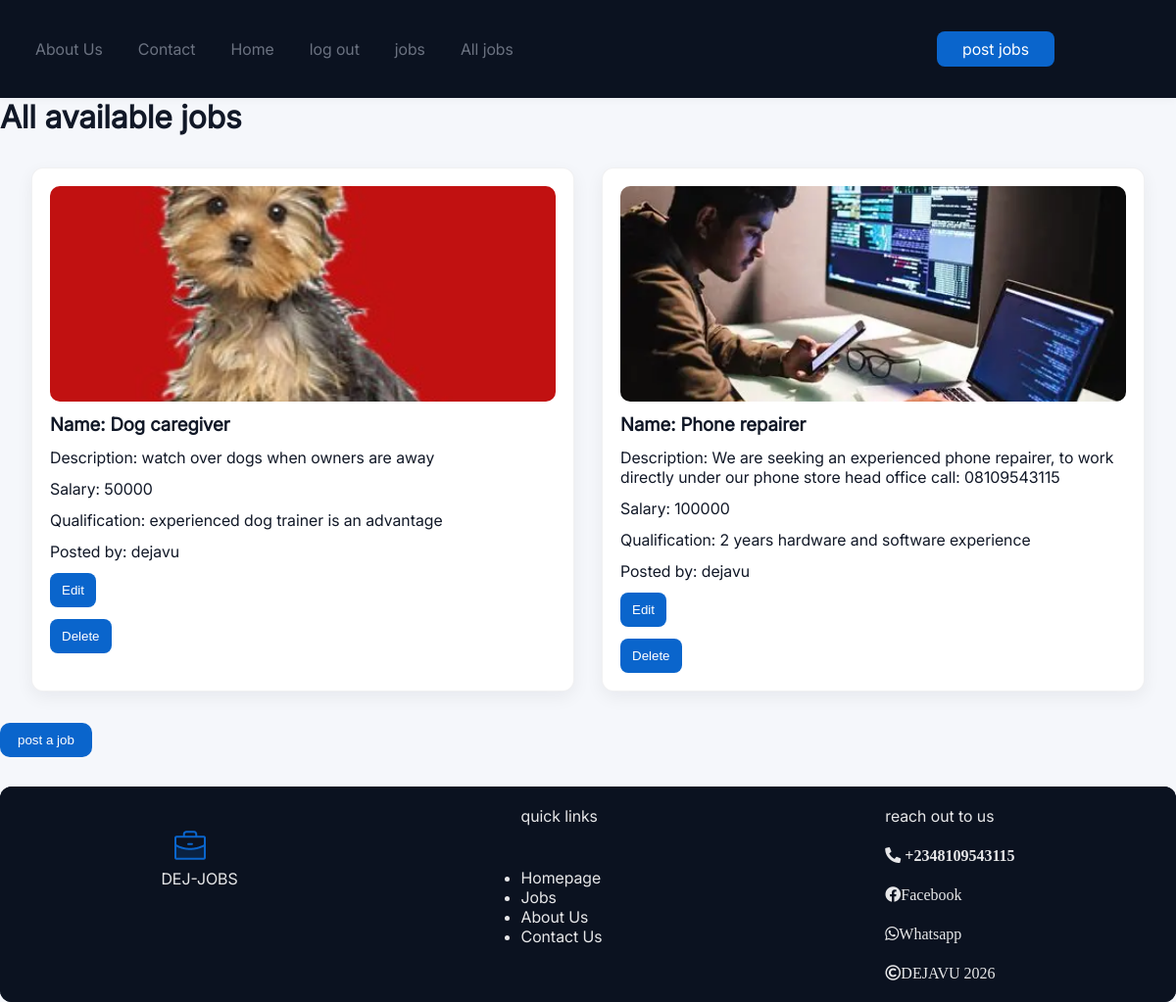
The app's page /jobs/ (signed in) with its own data.
### jobs/models.py (models this page shows, shortened)
class Job (models.Model):
 id=models.UUIDField(default=uuid.uuid4,primary_key=True,editable=False)
 name=models.CharField(max_length=250)
 description=models.TextField()
 salary=models.PositiveBigIntegerField()
 sold=models.PositiveIntegerField(default=0)
 qualification=models.TextField()
 image=models.ImageField(upload_to='product/')
 user=models.ForeignKey(User,on_delete=models.CASCADE)
 created_at=models.DateTimeField(auto_now_add=True)
 updated_at=models.DateTimeField(auto_now=True)

### jobs/views.py (the view)
# urls.py: urlpatterns= [path('',Jobs.as_view(), name='jobs'),
class Jobs (LoginRequiredMixin,View):
    def get(self,request):
        all_jobs = Job.objects.all().order_by("-created_at")
        context = {
            'all_jobs':all_jobs
        }
        return render(request,'jobs.html',context)

### jobs/templates/jobs.html (shortened to what this page needs)
{% extends 'base.html' %}
{% load static %}
{% block style %}
    <link rel="stylesheet" href="{% static 'user/css/style.css' %}">
    <link rel="stylesheet" href="{% static 'user/css/product.css' %}">
{% endblock style%}
{% block main %}
<h1> All available jobs </h1>
<div class="all-products">
{% for job in all_jobs %}
<div class="product-card">
    <img src="{{ job.image.url }}" alt="{{ job.name }}">
    <h3>Name: {{ job.name }}</h3>
    <p>
       Description: {{ job.description }}
    </p>
    <p>Salary: {{ job.salary }}</p>
    <p>Qualification: {{job.qualification}}
    </p>
    <p>Posted by: {{ job.user.username }}</p>
    {% if job.user == user %}
    <a href="{% url 'edit-job' job.id %}"><button class="buy-btn">Edit</button></a>
    <a href="{% url 'delete-job' job.id %}"><button class="buy-btn">Delete</button></a>
    {% else %}
    <a href="{% url 'apply-job' job.id %}"><button class="buy-btn">Apply</button></a>
    {% endif %}
</div>
{% endfor %}
</div>
<a href="{% url 'post-jobs' %}"><button id="upload">post a job</button></a>
{% endblock main%}

### user/templates/base.html (shortened to what this page needs)
{% load static %}
<!DOCTYPE html>
<html lang="en">
<head>
    <link rel="stylesheet" href="{%static 'user/css/style.css'%}">
    <link rel="stylesheet" href="https://cdnjs.cloudflare.com/ajax/libs/font-awesome/5.15.4/css/all.min.css">
</head>
<body>
    {% block style %} {% endblock style%}
 {% include 'header.html' %}
    <main>
        {% block main %}
         {% endblock main %}
    </main>
 {% include 'footer.html' %}
</body>
</html>

### user/templates/header.html
   {% load static %}
   <link rel="stylesheet" href="{% static 'user/css/style.css' %}">
   <header>
    <div class="hero">
        <ul>
            <li><a href="{% url 'about' %}">About Us</a></li>
            <li><a href="{% url 'contact' %}">Contact</a></li>
            {% if user.is_authenticated %}
            <li><a href="{% url 'home' %}">Home</a></li>
            <li><a href="{%url 'logout'%}">log out</a></li>
             <li><a href="{%url 'jobs'%}">jobs</a></li>
             <li><a href="{%url 'all_jobs' %}">All jobs</a></li>
                 {% else %}
                 <li> <a href="{%url 'signup'%}"> Sign up</a></li>
                 <li><a href="{%url 'login'%}">Log in</a></li>
                 {% endif %}
        </ul>
    </div>
<div class="hero2">
        <ul>
            <li id="post"><a href="{%url 'post-jobs' %}">post jobs</a></li>
        </ul>
       </div>
    </header>

### user/templates/footer.html
   {% load static %}
   <footer>
        <footer>
        <div class="simple">
            <div class="simple1">
                 <img src="{% static 'assets/briefcase-duotone 1.png' %}" alt="breifcase">
            <p>DEJ-JOBS</p>
            </div>
          <div class="simple2">
      <p>quick links</p>
<ul>
        <li><a href="{% url 'home' %}">Homepage</a></li>
        <li><a href="{%url 'jobs'%}">jobs</a></li>
        <li><a href="{% url 'about' %}">about us</a></li>
        <li><a href="{% url 'contact' %}">contact us</a></li>
       </ul>
            </div
        </div>
        <div class="simple3">
            <p>reach out to us</p><br>
            <i class="fas fa-phone-alt" > +2348109543115</i><br><br>
            <i class="fab fa-facebook"  ><a href="https://facebook.com" target="_blank">Facebook</a></i><br><br>
            <i class="fab fa-whatsapp"><a href="https://wa.link/ggg3jz">Whatsapp</a></i><br><br>
            <i class="far fa-copyright">DEJAVU 2026</i>
        </div>
    </footer>
    </footer>

### static/user/css/style.css (style rules this page uses)
* { margin: 0; padding: 0; box-sizing: border-box; }
:root { --bg:#f5f7fb; --card:#ffffff; --muted:#6b7280; --accent:#0a65cc; --accent-strong:#0849a1; --radius:12px; }
body { background-color: var(--bg); font-family: 'Inter', system-ui, -apple-system, 'Segoe UI', Roboto, 'Helvetica Neue', Arial; color: #111827; -webkit-font-smoothing:antialiased; -moz-osx-font-smoothing:grayscale; }
header { display: flex; align-items: center; justify-content: space-between; background-color: #0b1220; position: sticky; top: 0; padding: 12px 24px; box-shadow: 0 2px 8px rgba(16,24,40,0.04); z-index: 50; }
header a { text-decoration: none; color: blue }
header a { color: var(--muted); padding: 8px 12px; border-radius:6px; }
.hero ul { display: flex; gap: 12px; align-items: center; list-style: none; }
.hero2 ul { display: flex; width: 20dvw; justify-content: space-between; padding: 20px; border-radius: 10px;list-style: none; }
#post { border: none; padding: 8px 14px; border-radius: 8px; background-color: var(--accent); }
#post a { color: white }
footer { background-color: #0b1220; color: rgba(255,255,255,0.9); bottom: 0; border-radius: 12px; }
.simple { display:flex; padding:20px; justify-content:space-around; margin-top:30px }
.simple2 { display:grid; row-gap:6px }
.simple a { text-decoration:none; text-transform:capitalize; color:rgba(255,255,255,0.9) }
.simple1 img { padding-left:10px; padding-top:20px }

### static/user/css/product.css (style rules this page uses)
.all-products { display: grid; gap: 28px; grid-template-columns: repeat(auto-fit, minmax(260px, 1fr)); padding: 32px; max-width:1200px; margin: 0 auto; }
.product-card { padding: 18px; border: 1px solid rgba(16,24,40,0.06); border-radius: var(--radius,12px); background: #fff; min-height: 380px; text-align: left; box-shadow: 0 6px 18px rgba(16,24,40,0.06); display:flex; flex-direction:column; gap:12px; }
.product-card img { width:100%; height:220px; object-fit:cover; border-radius:10px }
#upload { padding:10px 18px; background:var(--accent); color:white; border:none; border-radius:10px; cursor:pointer }
.buy-btn { padding:10px 12px; cursor:pointer; border:none; background:var(--accent); color:white; border-radius:8px }
.product-card p { text-align: left; }

### records on screen
Job: image (picture), name "Dog caregiver", description "watch over dogs when owners are away", salary "50000", qualification "experienced dog trainer is an advantage", user.username "dejavu", shows "Edit"
Job: image (picture), name "Phone repairer", description "We are seeking an experienced phone repairer, to work directly under our phone store head office call: 08109543115", salary "100000", qualification "2 years hardware and software experience", user.username "dejavu", shows "Edit"
